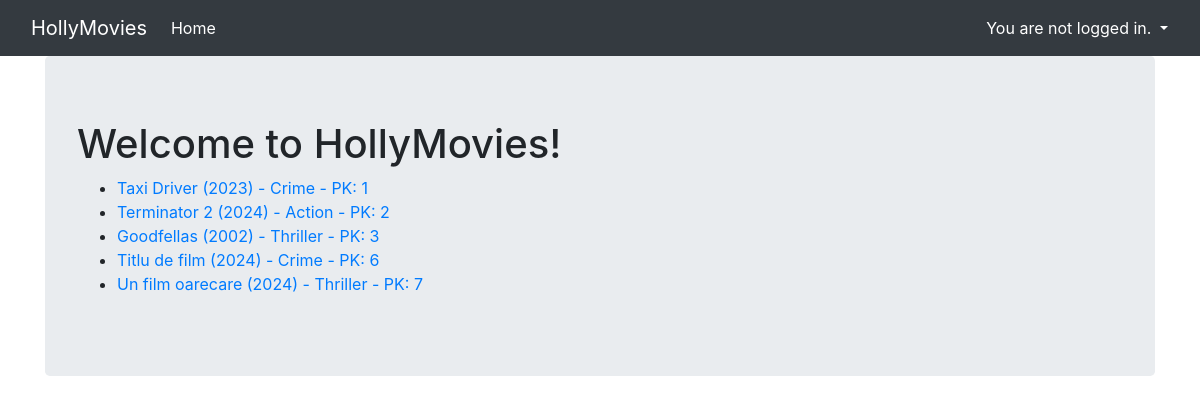
Page /movies/ on the committed database.
### viewer/models.py (models this page shows, shortened)
class Movie(Model):
    title = CharField(max_length=128)
    genre = ForeignKey(Genre, on_delete=DO_NOTHING)
    rating = IntegerField()
    released = DateField()
    description = TextField()
    created = DateTimeField(auto_now_add=True)
    slug = SlugField(unique=True, editable=False)

class Genre(Model):
    name = CharField(max_length=128)

### viewer/views.py (the view)
# urls.py: path('', MoviesView.as_view(), name='movie-list'),
class MoviesView(ListView):
    template_name = 'movies.html'
    model = Movie

### viewer/templates/movies.html
{% extends 'base.html' %}
{% block content %}
<h1>Welcome to HollyMovies!</h1>
<ul>
    {% for movie in object_list %}
    <li>
        <a href="{% url 'movie-detail' movie.slug %}"> {{ movie.title }} ({{ movie.released.year }}) - {{ movie.genre.name }} - PK: {{ movie.pk }} </a>
    </li>
    {% endfor %}
</ul>
{% endblock %}

### viewer/templates/base.html (shortened to what this page needs)
{% load static %}
<html {% if LANGUAGE_CODE %}lang="{{ LANGUAGE_CODE }}" {% endif %}>
<head>
    <link rel="stylesheet" href="https://stackpath.bootstrapcdn.com/bootstrap/4.2.1/css/bootstrap.min.css"
>
    <link rel="stylesheet" href="{% static 'index.css' %}">
</head>
<body>
<nav class="navbar navbar-expand-lg navbar-dark bg-dark">
    <div class="container fixed">
        <a class="navbar-brand" href="/">HollyMovies</a>
        <div class="collapse navbar-collapse" id="navbarNavAltMarkup">
            <div class="navbar-nav">
                <a class="nav-item nav-link active" href="/">
                    Home
                </a>
            </div>
        </div>
    </div>
    <div class="nav-item dropdown">
        {% if user.is_authenticated %}
        <a class="nav-link active dropdown-toggle text-white" href="#" data-toggle="dropdown">
            {% if user.first_name  %} Hello, {{ user.first_name }}!
            {% else %} Hello, {{ user.username }} {% endif %}
        </a>
        <div class="dropdown-menu dropdown-menu-right">
            <a class="dropdown-item text-right" href="{% url 'accounts:logout' %}">Logout</a>
            <a class="dropdown-item text-right" href="{% url 'accounts:password-change' %}">Change password</a>
        </div>
        {% else %}
        <a class="nav-link active dropdown-toggle text-white" href="#" data-toggle="dropdown">
            You are not logged in.
        </a>
        {% endif %}
    </div>
</nav>
<div class="container">
    <div class="jumbotron">
        {% block content %}{% endblock %}
    </div>
</div>
</body>
</html>

### rows in the picture
Movie: title "Taxi Driver", released.year "2023", genre.name "Crime", pk "1"
Movie: title "Terminator 2", released.year "2024", genre.name "Action", pk "2"
Movie: title "Goodfellas", released.year "2002", genre.name "Thriller", pk "3"
Movie: title "Titlu de film", released.year "2024", genre.name "Crime", pk "6"
Movie: title "Un film oarecare", released.year "2024", genre.name "Thriller", pk "7"
